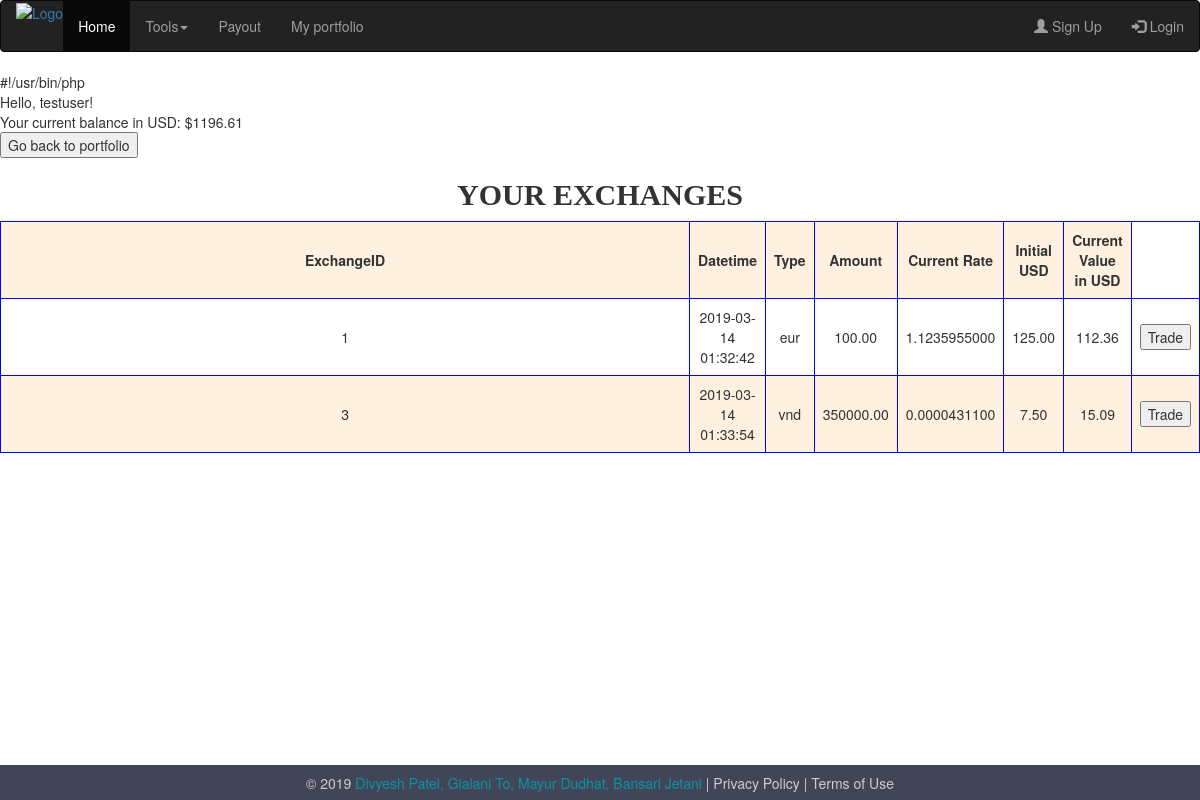
The page /trade.php (signed in) on the database as committed earlier.
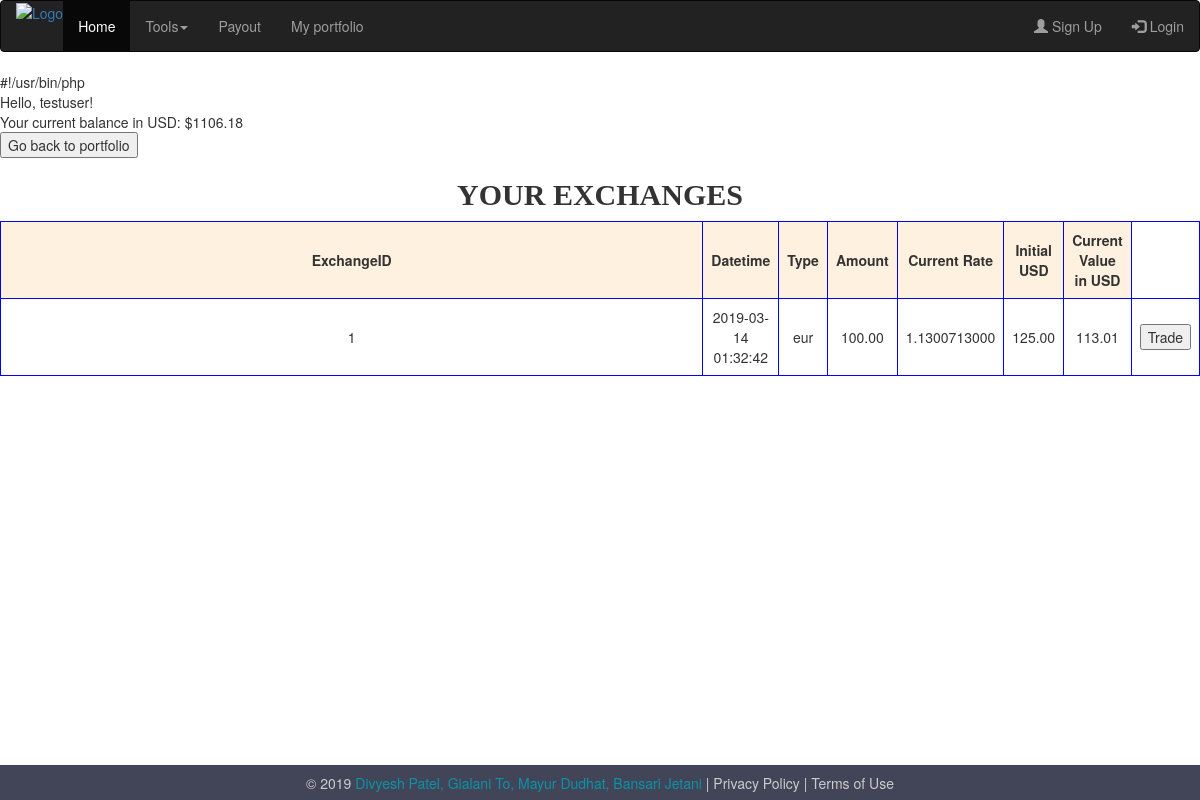
The same page on the database as committed later.
### tables this page shows
CREATE TABLE `user` (
  `userid` int(11) NOT NULL AUTO_INCREMENT,
  `username` varchar(250) NOT NULL,
  `password` varchar(255) NOT NULL,
  `email` varchar(100) NOT NULL,
  `curr_bal` decimal(6,2) NOT NULL DEFAULT '0.00',
  PRIMARY KEY (`userid`)
);

CREATE TABLE `exchanges` (
  `exchangeid` int(11) NOT NULL AUTO_INCREMENT,
  `userid` int(11) NOT NULL,
  `toCurr` varchar(3) NOT NULL,
  `amount` decimal(15,2) NOT NULL,
  `datetime` timestamp NOT NULL DEFAULT CURRENT_TIMESTAMP,
  `initialUSD` decimal(10,2) DEFAULT NULL,
  `currentUSD` decimal(10,2) DEFAULT NULL,
  `rate` decimal(11,10) DEFAULT NULL,
  `status` varchar(1) DEFAULT NULL,
  PRIMARY KEY (`exchangeid`)
);

### trade.php (the view, shortened to what this page needs)
<!DOCTYPE html>
<html>
<head>
  <link rel="stylesheet" href="https://maxcdn.bootstrapcdn.com/bootstrap/3.4.0/css/bootstrap.min.css">
</head>
<body>
</head>
<body>
<nav class="navbar navbar-inverse">
  <div class="container-fluid">
    <div class="navbar-header">
      <a href="home.php">
     <img src="img/logo.png" alt="Logo" style="width:130px;"></a>
    </div>
    <ul class="nav navbar-nav">
      <li class="active"><a href="#">Home</a></li>
      <li class="dropdown"><a class="dropdown-toggle" data-toggle="dropdown" href="">Tools<span class="caret"></span></a>
      </li>
      <li><a href="paypal.php">Payout</a></li>
      <li><a href="viewportfolio.php">My portfolio</a></li>
    </ul>
    <ul class="nav navbar-nav navbar-right">
      <li><a href="newAccount.php"><span class="glyphicon glyphicon-user"></span> Sign Up</a></li>
      <li><a href="login.html"><span class="glyphicon glyphicon-log-in"></span> Login</a></li>
    </ul>
  </div>
</nav>
<footer>
      <p> &copy; 2019 <a style="color:#0a93a6; text-decoration:none;" href="home.php"> Divyesh Patel, Gialani To, Mayur Dudhat, Bansari Jetani </a>| Privacy Policy | Terms of Use </p>
  </footer>
<div class="main">
<?php
include("functions.php");
$db = connectDB();
$username = $_SESSION["username"];
$OUT = "";
$s = "select * from user where username = '$username'";
($t = mysqli_query ( $db  , $s))  or die (mysqli_error($db));
while ( $r = mysqli_fetch_array($t, MYSQLI_ASSOC))
	{
			$user = $r ["username"];
			$curr_bal = $r ["curr_bal"];
			$userid = $r["userid"];
			$OUT .= "<br> Hello, $user!<br>";
			$OUT .=  "Your current balance in USD: $$curr_bal<br>";
	}
print $OUT;
$s2 = "select * from exchanges where userID = '$userid' and status= 'A' order by datetime asc";
$t = mysqli_query ( $db  , $s2)  or die (mysqli_error($db));
?>
<form action='RabbitMQClient.php' target='_self'>
<div><button type='submit' name = 'type' value = 'Portfolio'>Go back to portfolio</button></div>
</form>
<form action="tradeform.php" target="_self">
<?php
if (mysqli_num_rows($t)>0) {
print "<h2>YOUR EXCHANGES</h2>";
print "<table id='portfolio'>";
		print "<tr> <th>ExchangeID</th> <th>Datetime</th> <th>Type</th> <th>Amount</th> <th>Current Rate</th> <th>Initial USD</th> <th>Current Value in USD</th> </tr>";
		while( $w = mysqli_fetch_array($t, MYSQLI_ASSOC))
		  {
			  $toCurr = $w ["toCurr"];
			  $amount = $w ["amount"];
			  $datetime = $w ["datetime"];
			  $exchangeID = $w["exchangeid"];
			$rate = $w["rate"];
			$initialUSD = $w["initialUSD"];
			$currentUSD = $w["currentUSD"];
			  print   "<tr>";
			  print   "<td>$exchangeID</td>"  ;
			  print   "<td>$datetime</td>"  ;
			  print   "<td>$toCurr</td>"  ;
			  print   "<td>$amount</td>"  ;
			print   "<td>$rate</td>"  ;
			  print   "<td>$initialUSD</td>"  ;
			print   "<td>$currentUSD</td>"  ;
			print "<td><button type='submit' name = 'trade' value=$exchangeID>Trade</button></td>";
			  print   "</tr>";
		  }
  print "</table>";
}
?>
</form>
</div>
</body>
</html>

### functions.php (shortened to what this page needs)
#!/usr/bin/php

### trade.php (style rules this page uses)
table, th, td { text-align: center; padding: 8px; border: 1px solid blue; width: 100%; border-collapse: collapse; overflow-x: scroll; }
tr:nth-child(odd) { background-color: #fff1e0; }
#portfolio { margin: auto; overflow-x: auto; }
h2 { text-align: center; font-family: serif; font-weight: bold; }
footer p { padding: 10.5px; margin: 0px; line-height: 100%; }
footer { background-color: #424558; position: fixed; bottom: 0; left: 0; right: 0; height: 35px; text-align: center; color: #CCC; }

Rows that differ between the two databases and show on the page:
no longer on this page (row edited): exchanges: exchangeid "3", datetime "2019-03-14 01:33:54", toCurr "vnd", amount "350000.00", rate "0.0000431100", initialUSD "7.50", currentUSD "15.09"
changed user "testuser": curr_bal "1196.61" → "1106.18"
changed exchanges "eur": rate "1.1235955000" → "1.1300713000"; currentUSD "112.36" → "113.01"
